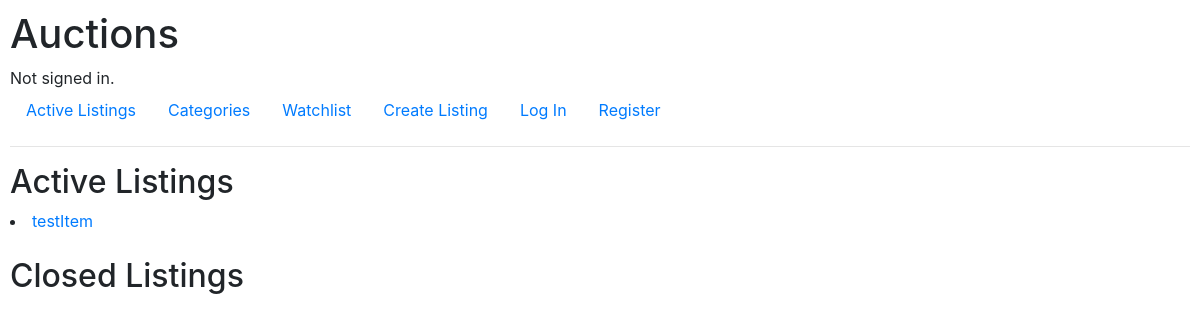
/, run on an earlier commit of the app's database.
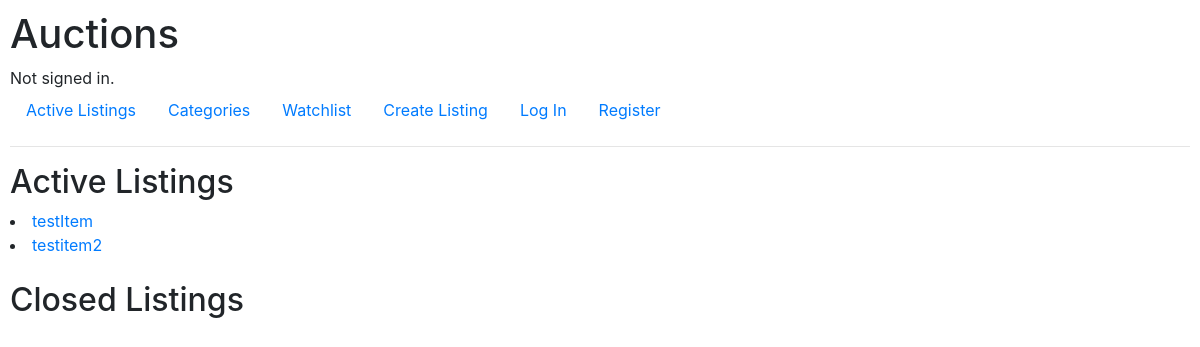
And on a later commit of the database.
### auctions/models.py (models this page shows, shortened)
class Listing(models.Model):
    owner = models.ForeignKey(User, on_delete=models.CASCADE, related_name="listingOwner")
    title = models.CharField(max_length=64) #name of listing
    description = models.CharField(max_length=1024) #allow for short description of item
    bid = models.ForeignKey('Bid',on_delete=models.CASCADE, related_name="startingBids",null=True,blank=True)
    imageUrl = models.TextField(max_length=5000,null=True)
    category = models.ForeignKey('Category',on_delete=models.CASCADE, related_name="categories",null=True)
    comments = models.ManyToManyField('Comment', related_name='listingComments',default=None)
    isActive = models.BooleanField(default=True)

### auctions/views.py (the view)
# urls.py: path("", views.index, name="index"),
def index(request):
    listings = Listing.objects.all()
    for listing in listings:
        return render(request, "auctions/index.html", {
            "listings": Listing.objects.all()
        })

### auctions/templates/auctions/index.html (shortened to what this page needs)
    {% extends "auctions/layout.html" %}
    {% block body %}
        <h2>Active Listings</h2>
        <div>
            {% for listing in listings %}
                {% if listing.isActive %}
                    <li>
                        <a href="{% url 'listing' listing.id %}">{{ listing.title }} </a>
                    </li>
                {% endif %}
            {% endfor %}
        </div>
        <br>
        <h2>Closed Listings</h2>
    {% endblock %}

What changed in the data, as far as the page shows it:
added Listing: title "testitem2"
